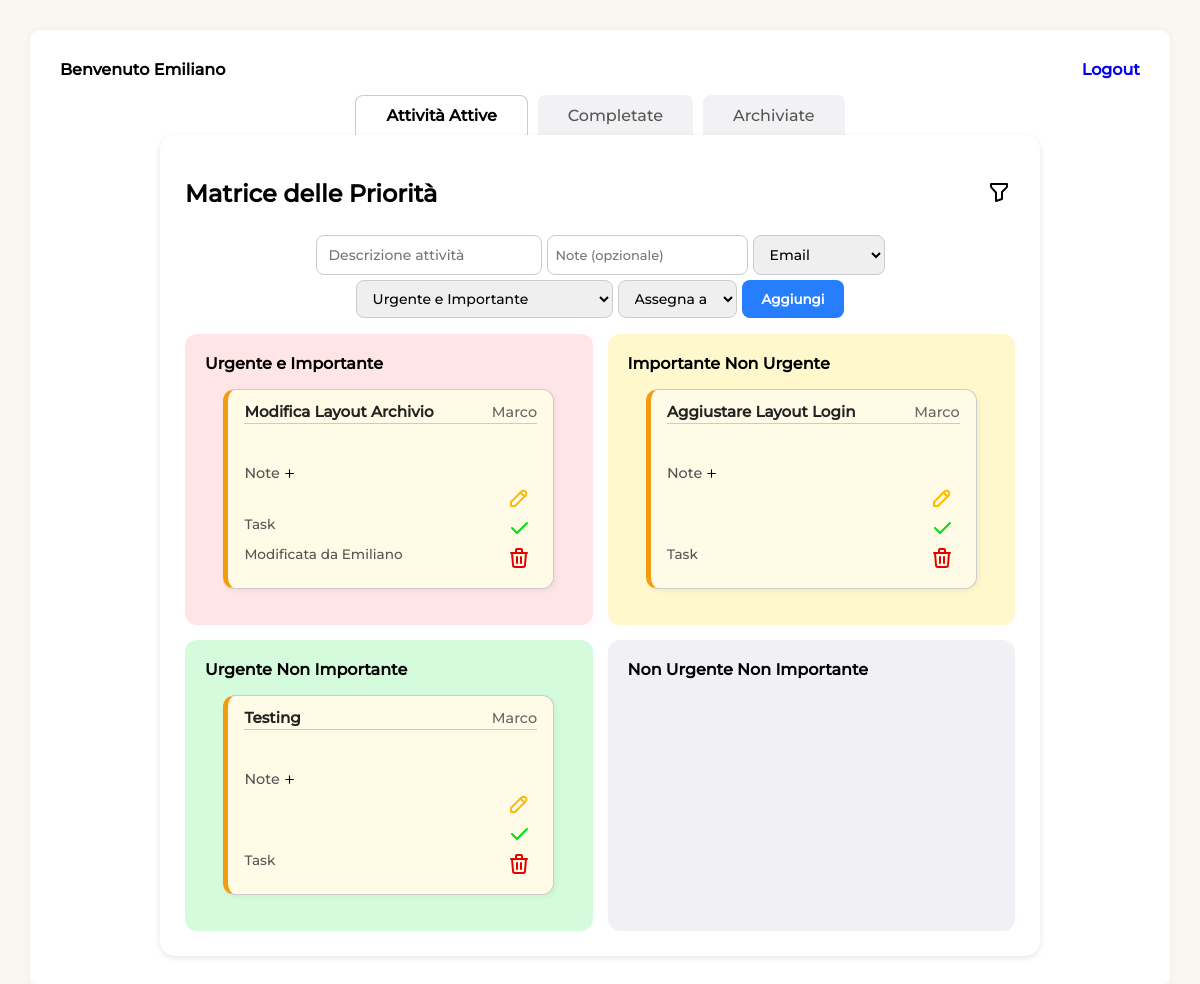
/home/ (signed in), run on the app's committed database.
### sbk_app/models.py (models this page shows, shortened)
class Task(models.Model):
    TIPO_CHOICES = [
        ('Email', 'Email'),
        ('Telefono', 'Telefono'),
        ('Documento', 'Documento'),
        ('Call', 'Call'),
        ('Task', 'Task'),
        ('Decisione', 'Decisione'),
    ]
    PRIORITA_CHOICES = [
        ('UI', 'Urgente e Importante'),
        ('IN', 'Importante Non Urgente'),
        ('UN', 'Urgente Non Importante'),
        ('NN', 'Non Urgente Non Importante'),
    ]
    descrizione = models.CharField(max_length=25)
    tipo = models.CharField(max_length=20, choices=TIPO_CHOICES)
    priorita = models.CharField(max_length=2, choices=PRIORITA_CHOICES)
    creatore = models.ForeignKey(User, on_delete=models.CASCADE)
    modificato_da = models.ForeignKey(User, on_delete=models.SET_NULL, null=True, blank=True, related_name='tasks_modifica')
    assegnato_a = models.ForeignKey(User, null=True, blank=True, on_delete=models.SET_NULL, related_name="task_assegnate")
    completata = models.BooleanField(default=False)
    archiviata = models.BooleanField(default=False)
    data_creazione = models.DateField(null=True, blank=True)
    data_completamento = models.DateField(null=True, blank=True)
    data_archiviazione = models.DateField(null=True, blank=True)
    note = models.TextField(blank=True, null=True)

### sbk_app/views.py (the view, shortened to what this page needs)
# urls.py: path('home/', include('sbk_app.urls')),
@login_required(login_url='/accounts/login/')
def home(request):
    user = request.user
    assegnato_user = None
    oggi = timezone.now().date()
    if user.is_superuser:
        tasks_ui = Task.objects.filter(priorita='UI', completata=False)
        tasks_in = Task.objects.filter(priorita='IN', completata=False)
        tasks_un = Task.objects.filter(priorita='UN', completata=False)
        tasks_nn = Task.objects.filter(priorita='NN', completata=False)
        completate = Task.objects.filter(completata=True, archiviata=False, data_completamento=oggi)
        storico_tasks = Task.objects.filter(completata=True, archiviata=True).order_by('-data_archiviazione')
        utenti = User.objects.all()
    context = {
        'tasks_ui': tasks_ui,
        'tasks_in': tasks_in,
        'tasks_un': tasks_un,
        'tasks_nn': tasks_nn,
        'completate': completate,
        'utenti': utenti,
        'storico_tasks': storico_tasks,
    }
    return render(request, "home.html", context)

### sbk_app/templates/home.html (shortened to what this page needs)
{% load static %}
<!DOCTYPE html>
<html lang="it">
<head>
  <link rel="stylesheet" href="{% static 'style.css' %}">
</head>
<body>
  <div class="container">
    {% if user.is_authenticated %}
    <div class="header" id="header" data-logged="{{user.username}}">
      <h3>Benvenuto {{ user.username }}</h3>
      <h3><a href="{% url 'logout' %}">Logout</a></h3>
    </div>
    {% endif %}
    <div class="tabs" id="tabs">
      <button class="tab active" type="button" data-tab="attive">Attività Attive</button>
      <button class="tab" type="button" data-tab="completate">Completate</button>
      <button class="tab" type="button" data-tab="storico">Archiviate</button>
    </div>
    <div class="card tab-content active" id="attive">
      <div class="task-filter-bar">
        <h2>Matrice delle Priorità </h2>
        <div class="dropdown">
          <button id="filterToggle" class="dropbtn" aria-haspopup="true" aria-expanded="false">
            <img src="{% static 'icone/filter.svg' %}" alt="Filtri" style="width: 24px; height: 24px;">
          </button>
        </div>
      </div>
      <form method="POST" class="input-group" id="input-group">
        <input maxlength="25" title="Max 25 caratteri" type="text" name="descrizione" id="descrizione"
          placeholder="Descrizione attività">
        <textarea name="note" id="note" placeholder="Note (opzionale)" rows="3"></textarea>
        <select name="tipo" id="tipo" title="Tipo di Task" required>
          <option value="Email">Email</option>
        </select>
        <select name="priorita" id="priorita" title="Priorità" required>
          <option value="UI">Urgente e Importante</option>
        </select>
        {% if user.is_superuser %}
        <select name="assegnato_a" id="assegnato_a">
          <option value="" selected>Assegna a</option>
        </select>
        {% endif %}
        <button type="submit" class="add-button" id="form-button">Aggiungi</button>
      </form>
      <div class="priority-grid">
        <div class="priority urgent-important" data-priority-code="UI">
          <h3>Urgente e Importante</h3>
          <div class="task-list">
            {% for task in tasks_ui %}
            <div class="task-card" data-task-id={{task.id}} data-priorita="{{ task.priorita }}"
              data-creazione="{{ task.data_creazione|date:'d/m/Y' }}" data-user="{{task.creatore.username}}">
              <div class="task-header">
                <div class="task-title">{{ task.descrizione }}</div>
                <div class="task-creator">{{ task.creatore.username }}</div>
              </div>
              {% if task.note %}
              <div class="collapsible-note-container">
                <div class="note-header">
                  <h4 class="collapsible-note-trigger">Note</h4>
                </div>
              </div>
              {% endif %}
              <div class="task-details">
                <div class="task-type">
                  <div class="task-pie">
                    <p> {{ task.tipo }}</p>
                    {% if task.modificato_da and task.modificato_da.username != task.creatore.username %}
                    <p class="task-info">Modificata da {{ task.modificato_da.username }}</p>
                    {% endif %}
                  </div>
                </div>
                <div class="task-actions">
                  <button class="edit-task" data-task-id="{{ task.id }}" data-tipo="{{ task.tipo }}"
                    data-priorita="{{ task.priorita }}" title="Modifica"> <img
                      src="{% static 'icone/pencil.svg' %}" /></button>
                  <button class="complete-task" data-task-id="{{ task.id }}" title="Completa"> <img
                      src="{% static 'icone/check.svg' %}" /></button>
                  <button class="delete-task" data-task-id="{{ task.id }}" title="Elimina"> <img
                      src="{% static 'icone/trash.svg' %}" /></button>
                </div>
              </div>
            </div>
            {% endfor %}
          </div>
        </div>
        <div class="priority important-not-urgent" data-priority-code="IN">
          <h3>Importante Non Urgente</h3>
          <div class="task-list">
            {% for task in tasks_in %}
            <div class="task-card" data-task-id={{task.id}} data-priorita="{{ task.priorita }}"
              data-creazione="{{ task.data_creazione|date:'d/m/Y' }}" data-user="{{task.creatore.username}}">
              <div class="task-header">
                <div class="task-title">{{ task.descrizione }}</div>
                <div class="task-creator">{{ task.creatore.username }}</div>
              </div>
              {% if task.note %}
              <div class="collapsible-note-container">
                <div class="note-header">
                  <h4 class="collapsible-note-trigger">Note</h4>
                </div>
              </div>
              {% endif %}
              <div class="task-details">
                <div class="task-type">
                  <div class="task-pie">
                    <p> {{ task.tipo }}</p>
                  </div>
                </div>
                <div class="task-actions">
                  <button class="edit-task" data-task-id="{{ task.id }}" data-tipo="{{ task.tipo }}"
                    data-priorita="{{ task.priorita }}" title="Modifica"> <img
                      src="{% static 'icone/pencil.svg' %}" /></button>
                  <button class="complete-task" data-task-id="{{ task.id }}" title="Completa"> <img
                      src="{% static 'icone/check.svg' %}" /></button>
                  <button class="delete-task" data-task-id="{{ task.id }}" title="Elimina"> <img
                      src="{% static 'icone/trash.svg' %}" /></button>
                </div>
              </div>
            </div>
            {% endfor %}
          </div>
        </div>
        <div class="priority urgent-not-important" data-priority-code="UN">
          <h3>Urgente Non Importante</h3>
          <div class="task-list">
            {% for task in tasks_un %}
            <div class="task-card" data-task-id={{task.id}} data-priorita="{{ task.priorita }}"
              data-creazione="{{ task.data_creazione|date:'d/m/Y' }}" data-user="{{task.creatore.username}}">
              <div class="task-header">
                <div class="task-title">{{ task.descrizione }}</div>
                <div class="task-creator">{{ task.creatore.username }}</div>
              </div>
              {% if task.note %}
              <div class="collapsible-note-container">
                <div class="note-header">
                  <h4 class="collapsible-note-trigger">Note</h4>
                </div>
              </div>
              {% endif %}
              <div class="task-details">
                <div class="task-type">
                  <div class="task-pie">
                    <p> {{ task.tipo }}</p>
                  </div>
                </div>
                <div class="task-actions">
                  <button class="edit-task" data-task-id="{{ task.id }}" data-tipo="{{ task.tipo }}"
                    data-priorita="{{ task.priorita }}" title="Modifica"> <img
                      src="{% static 'icone/pencil.svg' %}" /></button>
                  <button class="complete-task" data-task-id="{{ task.id }}" title="Completa"> <img
                      src="{% static 'icone/check.svg' %}" /></button>
                  <button class="delete-task" data-task-id="{{ task.id }}" title="Elimina"> <img
                      src="{% static 'icone/trash.svg' %}" /></button>
                </div>
              </div>
            </div>
            {% endfor %}
          </div>
        </div>
        <div class="priority not-urgent-not-important" data-priority-code="NN">
          <h3>Non Urgente Non Importante</h3>
        </div>
      </div>
    </div>
</body>
</html>

### data on the page
Task: descrizione "Modifica Layout Archivio", creatore.username "Marco", tipo "Task", modificato_da.username "Emiliano"
Task: descrizione "Aggiustare Layout Login", creatore.username "Marco", tipo "Task"
Task: descrizione "Testing", creatore.username "Marco", tipo "Task"

### other printed values
{{ user.username }} "Emiliano"
